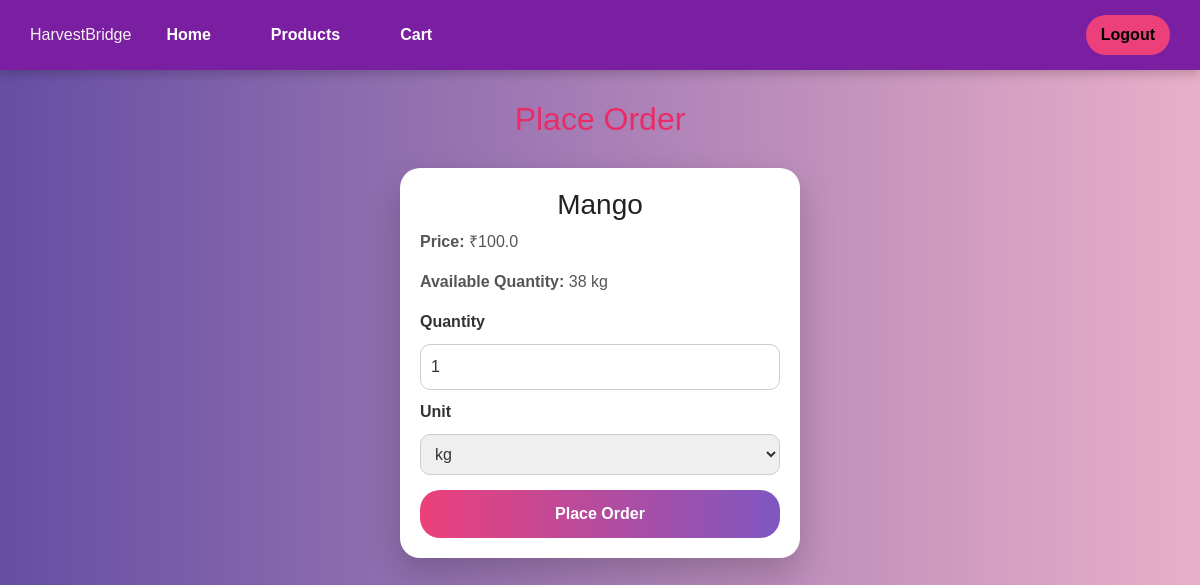
Screenshot of /place-order/44/ (signed in) with the database file from the repository.
### cropdrop/models.py (models this page shows, shortened)
class Product(models.Model):
    farmer = models.ForeignKey(Farmer, on_delete=models.CASCADE)
    category = models.ForeignKey(Category, on_delete=models.CASCADE)
    name = models.CharField(max_length=100)
    price = models.FloatField()
    quantity = models.IntegerField()
    unit = models.CharField(max_length=10)
    image = CloudinaryField('image')

### cropdrop/views.py (the view, shortened to what this page needs)
# urls.py: path('place-order/<int:id>/', views.place_order, name='place_order'),
@login_required
def place_order(request, id):
    product = get_object_or_404(Product, id=id)
    customer = request.user.customer
    customer_email = customer.user.email
    return render(request, "place_order.html", {"product": product})

### cropdrop/context_processors.py (called while the page is built)
def user_role(request):
    is_farmer = False
    if request.user.is_authenticated:
        try:
            is_farmer = request.user.farmer is not None
        except:
            is_farmer = False
    return {'is_farmer': is_farmer}

### cropdrop/templates/place_order.html (shortened to what this page needs)
{% extends 'base.html' %}
{% block content %}
<h2 style="text-align:center; color:#e92c68;">Place Order</h2>
<div class="order-box">
    <h3 style="text-align:center;">
        {{ product.name }}
    </h3>
    <p>
        <b>Price:</b> ₹{{ product.price }}
    </p>
    <p>
        <b>Available Quantity:</b>
        {{ product.quantity }} {{ product.unit }}
    </p>
    <form method="POST">
        <label><b>Quantity</b></label>
        <input
            type="number"
            name="quantity"
            value="1"
            min="1"
            max="{{ product.quantity }}"
            style="
                width:100%;
                padding:10px;
                margin:10px 0;
                border-radius:10px;
                border:1px solid #ccc;
            "
        >
        <label><b>Unit</b></label>
        <select
            name="unit"
            style="
                width:100%;
                padding:10px;
                margin-bottom:15px;
                border-radius:10px;
            "
        >
            <option value="kg">kg</option>
        </select>
       <button type="submit">
            Place Order
        </button>
    </form>
</div>
{% endblock %}

### cropdrop/templates/base.html (style rules this page uses)
body { margin: 0; font-family: Arial, sans-serif; background: linear-gradient(to right, #654ea3, #eaafc8); color: #f4f1f1; }
.order-box { background: white !important; color: #333 !important; opacity: 1 !important; filter: none !important; padding: 25px; border-radius: 20px; width: 400px; margin: auto; box-shadow: 0 8px 25px rgba(0,0,0,0.2); }
.order-box button { background: linear-gradient(to right, #ec407a, #7e57c2); color: white; border-radius: 20px; padding: 10px; width: 100%; }
.order-box { max-width: 400px; margin: 30px auto; background: white; padding: 20px; border-radius: 20px; box-shadow: 0 15px 35px rgba(0,0,0,0.2); color: #333; }
.order-box h3 { text-align: center; color: #222; }
.order-box p { color: #555; }
.order-box input, .order-box select { width: 100%; padding: 10px; margin: 10px 0; border-radius: 10px; border: 1px solid #ccc; color: #333; }
.order-box button { width: 100%; background: linear-gradient(to right, #ec407a, #7e57c2); color: white; font-weight: bold; padding: 12px; border: none; border-radius: 20px; cursor: pointer; transition: 0.3s; }

### rows the page displays
Product: name "Mango", price "100.0", quantity "38", unit "kg"
